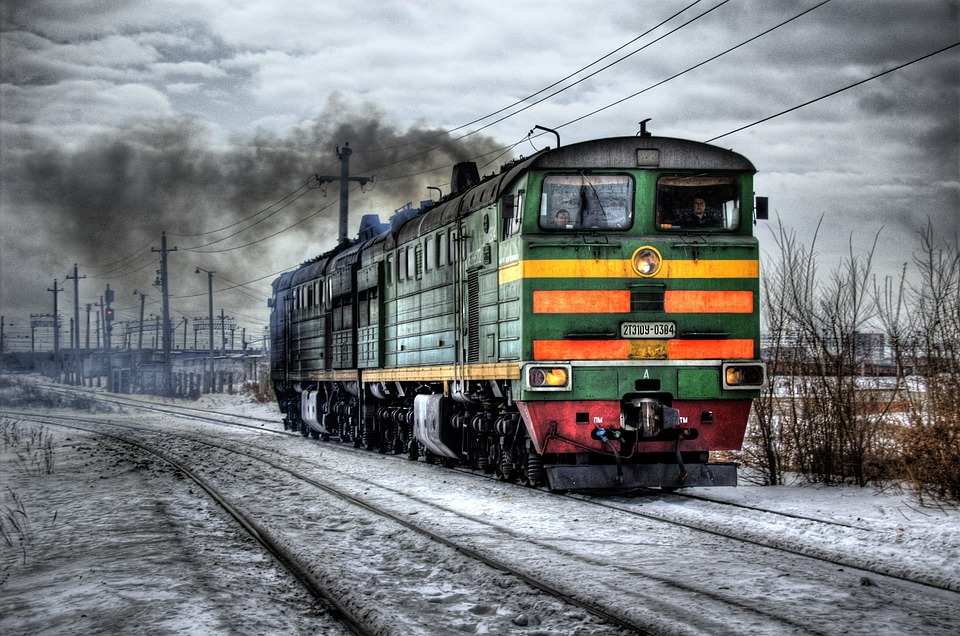
#> input picture gambar3.jpg, 960 x 636 px
$ jupyter execute FilterRerata.ipynb   (shell and % lines are left out)
#> lines starting #> are read from the running program, lines starting #| are printed output that depends on the picture
[cell 1]
import matplotlib.pyplot as plt #grafik

from skimage import data #menggunakan modul data yang disediakan oleh pustaka skimage
from skimage.io import imread #untuk membaca gambar dari file ke dalam bentuk array NumPy
from skimage.color import rgb2gray #untuk mengimpor fungsi rgb2gray dari modul color dalam pustaka skimage (scikit-image)
import numpy as np #data dalam bentuk array
import cv2 #mengimpor gambar

[cell 2]
# untuk membaca citra menggunakan imread
citra1 = imread(fname="gambar3.jpg") #membaca gambar
#> citra1 is the input picture: shape (636, 960, 3); mean R, G, B 123.4, 125.5, 127.3
citra1 = cv2.cvtColor(citra1,cv2.COLOR_RGB2GRAY) #untuk mengubah citra citra1 dari skala warna RGB menjadi skala abu-abu
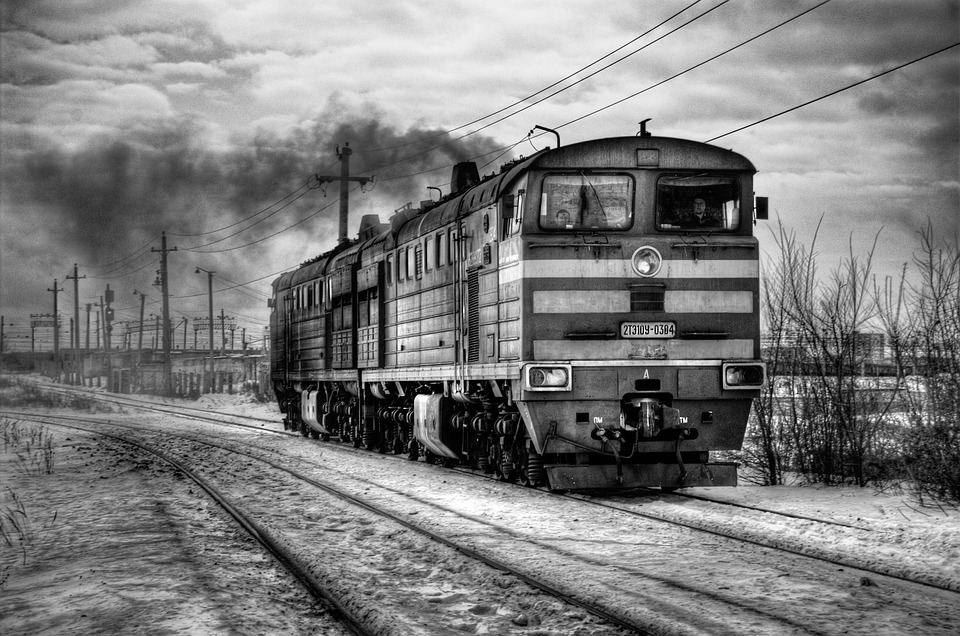
#> citra1: shape (636, 960); min 0, max 255, mean 125.1
citra2 = imread(fname="gambar5.jpg")
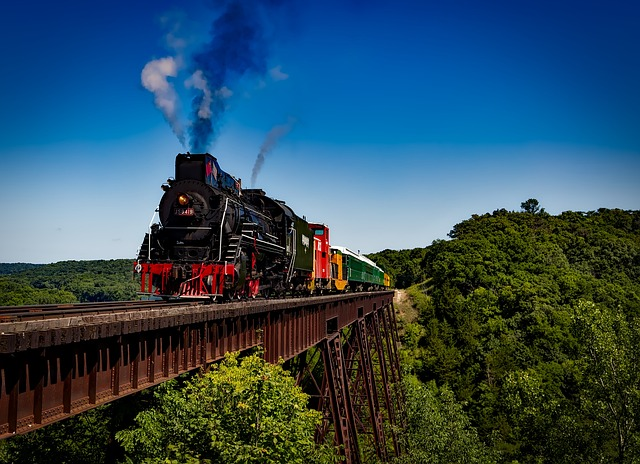
#> input picture gambar5.jpg, 640 x 464 px
#> citra2 is the input picture: shape (464, 640, 3); mean R, G, B 47.7, 77, 93.2
citra2 = cv2.cvtColor(citra2,cv2.COLOR_RGB2GRAY)
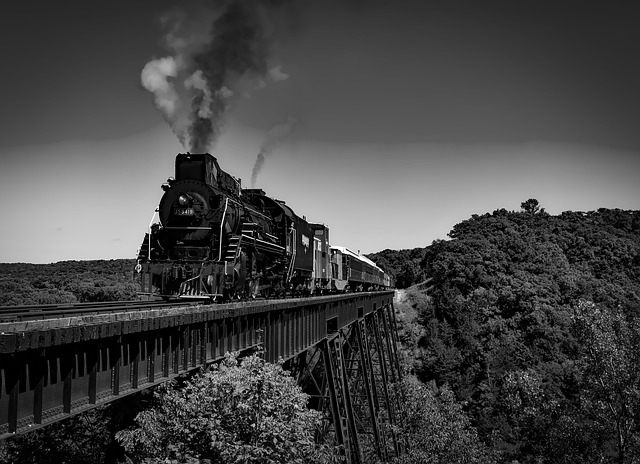
#> citra2: shape (464, 640); min 0, max 255, mean 70.1

#untuk mencetak (menampilkan) informasi tentang dimensi (jumlah baris dan kolom) citra
print('Shape citra 1 : ', citra1.shape)
#| Shape citra 1 :  (636, 960)
print('Shape citra 2 : ', citra2.shape)
#| Shape citra 2 :  (464, 640)

fig, axes = plt.subplots(1, 2, figsize=(10, 10)) #untuk membuat objek gambar (figure) dan objek sumbu (axes) dalam bentuk grid dengan 1 baris dan 2 kolom, dengan ukuran (dimensi) gambar sebesar 10x10 inci.
ax = axes.ravel() #untuk meratakan (flatten) objek array

ax[0].imshow(citra1, cmap = 'gray') #Citra ditampilkan dalam skala abu-abu (grayscale)
ax[0].set_title("Citra 1") # title
ax[1].imshow(citra2, cmap = 'gray') #Citra ditampilkan dalam skala abu-abu (grayscale)
ax[1].set_title("Citra 2") #title
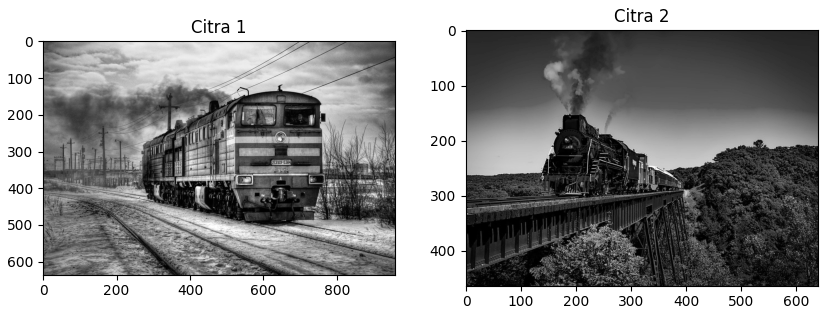
#> figure drawn by matplotlib, 2 panels

[cell 3]
#untuk membuat salinan citra
copyCitra1 = citra1.copy().astype(float)
copyCitra2 = citra2.copy().astype(float)

# untuk mendapatkan dimensi citra 1 dan menginisialisasi output 1
m1,n1 = copyCitra1.shape
#> m1 = 636; n1 = 960
output1 = np.empty([m1, n1])

#  untuk mendapatkan dimensi citra 1 dan menginisialisasi output 1
m2,n2 = copyCitra2.shape #untuk mengambil dimensi (jumlah baris dan kolom) dari citra
#> m2 = 464; n2 = 640
output2 = np.empty([m2, n2]) #untuk membuat array kosong dengan dimensi [m1, n1] menggunakan fungsi empty() dari modul NumPy
print('Shape copy citra 1 : ', copyCitra1.shape) #untuk mencetak (menampilkan) informasi tentang dimensi (jumlah baris dan kolom) dari citra salinan
#| Shape copy citra 1 :  (636, 960)
print('Shape output citra 1 : ', output1.shape)
#| Shape output citra 1 :  (636, 960)

# untuk mmenampilkan nilai dari variabel
print('m1 : ',m1)
#| m1 :  636
print('n1 : ',n1)
#| n1 :  960
print()

print('Shape copy citra 2 : ', copyCitra2.shape) #untuk enampilkan informasi tentang dimensi dari citra salinan
#| Shape copy citra 2 :  (464, 640)
print('Shape output citra 3 : ', output2.shape)
#| Shape output citra 3 :  (464, 640)
# untuk menampilkan nilai dari variabel
print('m2 : ',m2)
#| m2 :  464
print('n2 : ',n2)
#| n2 :  640
print()

[cell 4]
# melakukan looping untuk setiap posisi baris dan kolom pada citra 1
for baris in range(0, m1-1): # untuk melakukan perulangan pada range nilai dari 0 hingga m1-1, di mana m1 adalah jumlah baris citra
    for kolom in range(0, n1-1): # untuk melakukan iterasi (perulangan) pada range nilai dari 0 hingga m1-1, di mana m1 adalah jumlah kolom citra
        a1 = baris
        b1 = kolom
        jumlah = copyCitra1[a1-1, b1-1] + copyCitra1[a1-1, b1] + copyCitra1[a1-1, b1-1] + \
                 copyCitra1[a1, b1-1] + copyCitra1[a1, b1] + copyCitra1[a1, b1+1] + \
                 copyCitra1[a1+1, b1-1] + copyCitra1[a1+1, b1] + copyCitra1[a1+1, b1+1];
        output1[a1, b1] = (1/9 * jumlah)

[cell 5]
for baris1 in range(0, m2-1): # untuk melakukan perulangan pada range nilai dari 0 hingga m1-1, di mana m1 adalah jumlah baris citra
    for kolom1 in range(0, n2-1):  #untuk melakukan iterasi perulangan pada range nilai dari 0 hingga m1-1, di mana m1 adalah jumlah kolom citra
        a1 = baris1
        b1 = kolom1
        jumlah = copyCitra2[a1-1, b1-1] + copyCitra2[a1-1, b1] + copyCitra2[a1-1, b1-1] + \
                 copyCitra2[a1, b1-1] + copyCitra2[a1, b1] + copyCitra2[a1, b1+1] + \
                 copyCitra2[a1+1, b1-1] + copyCitra2[a1+1, b1] + copyCitra2[a1+1, b1+1];
        output2[a1, b1] = (1/9 * jumlah)

[cell 6]
fig, axes = plt.subplots(2, 2, figsize=(10, 10)) #n untuk membuat objek gambar (figure) dan objek sumbu (axes) dalam bentuk grid dengan 2 baris dan 2 kolom, dengan ukuran (dimensi) gambar sebesar 10x10 inci
ax = axes.ravel() #untuk meratakan (flatten) objek array

# menampilkan input citra 1
ax[0].imshow(citra1, cmap = 'gray') #untuk menampilkan citra citra1 pada sumbu (axis) dengan indeks 0 dari objek axes
ax[0].set_title("Input Citra 1")#tittle

# menampilkan input citra 2
ax[1].imshow(citra2, cmap = 'gray')
ax[1].set_title("Input Citra 1")

# menampillkan output citra 1
ax[2].imshow(output1, cmap = 'gray')
ax[2].set_title("Output Citra 1")

# menampillkan output citra 2
ax[3].imshow(output2, cmap = 'gray')
ax[3].set_title("Output Citra 2")
